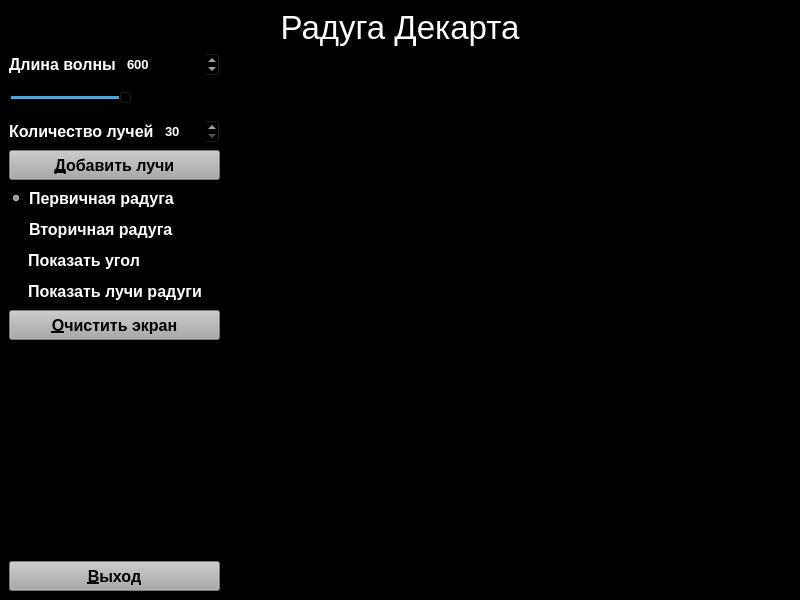
<?xml version="1.0" encoding="UTF-8"?>
<ui version="4.0">
 <class>Form2</class>
 <widget class="QMainWindow" name="Form2">
  <property name="geometry">
   <rect>
    <x>0</x>
    <y>0</y>
    <width>800</width>
    <height>600</height>
   </rect>
  </property>
  <property name="font">
   <font>
    <pointsize>10</pointsize>
   </font>
  </property>
  <property name="windowTitle">
   <string>MainWindow</string>
  </property>
  <property name="styleSheet">
   <string notr="true">background-color: rgb(0, 0, 0);</string>
  </property>
  <widget class="QWidget" name="centralwidget">
   <layout class="QVBoxLayout" name="verticalLayout_2">
    <item>
     <widget class="QLabel" name="label_3">
      <property name="sizePolicy">
       <sizepolicy hsizetype="Expanding" vsizetype="Preferred">
        <horstretch>0</horstretch>
        <verstretch>0</verstretch>
       </sizepolicy>
      </property>
      <property name="font">
       <font>
        <pointsize>25</pointsize>
       </font>
      </property>
      <property name="styleSheet">
       <string notr="true">color: rgb(255, 255, 255);</string>
      </property>
      <property name="text">
       <string>Радуга Декарта</string>
      </property>
      <property name="alignment">
       <set>Qt::AlignCenter</set>
      </property>
     </widget>
    </item>
    <item>
     <layout class="QHBoxLayout" name="horizontalLayout_3">
      <item>
       <layout class="QVBoxLayout" name="verticalLayout">
        <item>
         <layout class="QHBoxLayout" name="horizontalLayout_2">
          <item>
           <widget class="QLabel" name="label">
            <property name="font">
             <font>
              <pointsize>12</pointsize>
              <weight>75</weight>
              <bold>true</bold>
             </font>
            </property>
            <property name="styleSheet">
             <string notr="true">color: rgb(255, 255, 255);</string>
            </property>
            <property name="text">
             <string>Длина волны</string>
            </property>
           </widget>
          </item>
          <item>
           <widget class="QSpinBox" name="spin1">
            <property name="minimumSize">
             <size>
              <width>0</width>
              <height>25</height>
             </size>
            </property>
            <property name="font">
             <font>
              <pointsize>10</pointsize>
              <weight>75</weight>
              <bold>true</bold>
             </font>
            </property>
            <property name="styleSheet">
             <string notr="true">color: rgb(255, 255, 255);</string>
            </property>
            <property name="minimum">
             <number>400</number>
            </property>
            <property name="maximum">
             <number>760</number>
            </property>
            <property name="value">
             <number>600</number>
            </property>
           </widget>
          </item>
         </layout>
        </item>
        <item>
         <widget class="QSlider" name="slider1">
          <property name="sizePolicy">
           <sizepolicy hsizetype="Minimum" vsizetype="Fixed">
            <horstretch>0</horstretch>
            <verstretch>0</verstretch>
           </sizepolicy>
          </property>
          <property name="minimumSize">
           <size>
            <width>0</width>
            <height>30</height>
           </size>
          </property>
          <property name="baseSize">
           <size>
            <width>0</width>
            <height>0</height>
           </size>
          </property>
          <property name="font">
           <font>
            <pointsize>8</pointsize>
           </font>
          </property>
          <property name="minimum">
           <number>400</number>
          </property>
          <property name="maximum">
           <number>760</number>
          </property>
          <property name="value">
           <number>600</number>
          </property>
          <property name="orientation">
           <enum>Qt::Horizontal</enum>
          </property>
         </widget>
        </item>
        <item>
         <layout class="QHBoxLayout" name="horizontalLayout">
          <item>
           <widget class="QLabel" name="label_2">
            <property name="font">
             <font>
              <pointsize>12</pointsize>
              <weight>75</weight>
              <bold>true</bold>
             </font>
            </property>
            <property name="styleSheet">
             <string notr="true">color: rgb(255, 255, 255);</string>
            </property>
            <property name="text">
             <string>Количество лучей</string>
            </property>
           </widget>
          </item>
          <item>
           <widget class="QSpinBox" name="spin2">
            <property name="sizePolicy">
             <sizepolicy hsizetype="Fixed" vsizetype="Fixed">
              <horstretch>0</horstretch>
              <verstretch>0</verstretch>
             </sizepolicy>
            </property>
            <property name="minimumSize">
             <size>
              <width>60</width>
              <height>25</height>
             </size>
            </property>
            <property name="font">
             <font>
              <pointsize>10</pointsize>
              <weight>75</weight>
              <bold>true</bold>
             </font>
            </property>
            <property name="styleSheet">
             <string notr="true">color: rgb(255, 255, 255);</string>
            </property>
            <property name="minimum">
             <number>30</number>
            </property>
            <property name="value">
             <number>30</number>
            </property>
           </widget>
          </item>
         </layout>
        </item>
        <item>
         <widget class="QPushButton" name="pushButton_2">
          <property name="minimumSize">
           <size>
            <width>0</width>
            <height>30</height>
           </size>
          </property>
          <property name="font">
           <font>
            <pointsize>12</pointsize>
            <weight>75</weight>
            <bold>true</bold>
           </font>
          </property>
          <property name="styleSheet">
           <string notr="true">background-color: rgb(170,170,170);</string>
          </property>
          <property name="text">
           <string>&amp;Добавить лучи</string>
          </property>
         </widget>
        </item>
        <item>
         <widget class="QRadioButton" name="radioButton">
          <property name="font">
           <font>
            <pointsize>12</pointsize>
            <weight>75</weight>
            <bold>true</bold>
           </font>
          </property>
          <property name="styleSheet">
           <string notr="true">color: rgb(255, 255, 255);</string>
          </property>
          <property name="text">
           <string>Первичная радуга</string>
          </property>
          <property name="checked">
           <bool>true</bool>
          </property>
         </widget>
        </item>
        <item>
         <widget class="QRadioButton" name="radioButton_2">
          <property name="font">
           <font>
            <pointsize>12</pointsize>
            <weight>75</weight>
            <bold>true</bold>
           </font>
          </property>
          <property name="styleSheet">
           <string notr="true">color: rgb(255, 255, 255);</string>
          </property>
          <property name="text">
           <string>Вторичная радуга</string>
          </property>
         </widget>
        </item>
        <item>
         <widget class="QCheckBox" name="checkBox">
          <property name="font">
           <font>
            <pointsize>12</pointsize>
            <weight>75</weight>
            <bold>true</bold>
           </font>
          </property>
          <property name="styleSheet">
           <string notr="true">color: rgb(255, 255, 255);</string>
          </property>
          <property name="text">
           <string>Показать угол</string>
          </property>
         </widget>
        </item>
        <item>
         <widget class="QCheckBox" name="checkBox_2">
          <property name="font">
           <font>
            <pointsize>12</pointsize>
            <weight>75</weight>
            <bold>true</bold>
           </font>
          </property>
          <property name="styleSheet">
           <string notr="true">color: rgb(255, 255, 255);</string>
          </property>
          <property name="text">
           <string>Показать лучи радуги</string>
          </property>
         </widget>
        </item>
        <item>
         <widget class="QPushButton" name="pushButton_3">
          <property name="minimumSize">
           <size>
            <width>0</width>
            <height>30</height>
           </size>
          </property>
          <property name="font">
           <font>
            <pointsize>12</pointsize>
            <weight>75</weight>
            <bold>true</bold>
           </font>
          </property>
          <property name="styleSheet">
           <string notr="true">background-color: rgb(170,170,170);</string>
          </property>
          <property name="text">
           <string>&amp;Очистить экран</string>
          </property>
         </widget>
        </item>
        <item>
         <spacer name="verticalSpacer">
          <property name="orientation">
           <enum>Qt::Vertical</enum>
          </property>
          <property name="sizeHint" stdset="0">
           <size>
            <width>20</width>
            <height>40</height>
           </size>
          </property>
         </spacer>
        </item>
        <item>
         <widget class="QPushButton" name="pushButton">
          <property name="minimumSize">
           <size>
            <width>0</width>
            <height>30</height>
           </size>
          </property>
          <property name="font">
           <font>
            <pointsize>12</pointsize>
            <weight>75</weight>
            <bold>true</bold>
           </font>
          </property>
          <property name="styleSheet">
           <string notr="true">background-color: rgb(170,170,170);</string>
          </property>
          <property name="text">
           <string>&amp;Выход</string>
          </property>
         </widget>
        </item>
       </layout>
      </item>
      <item>
       <widget class="GLWidget" name="widget" native="true">
        <property name="sizePolicy">
         <sizepolicy hsizetype="Expanding" vsizetype="Expanding">
          <horstretch>0</horstretch>
          <verstretch>0</verstretch>
         </sizepolicy>
        </property>
       </widget>
      </item>
     </layout>
    </item>
   </layout>
  </widget>
 </widget>
 <customwidgets>
  <customwidget>
   <class>GLWidget</class>
   <extends>QWidget</extends>
   <header>glwidget.h</header>
   <container>1</container>
  </customwidget>
 </customwidgets>
 <resources/>
 <connections>
  <connection>
   <sender>pushButton</sender>
   <signal>clicked()</signal>
   <receiver>Form2</receiver>
   <slot>close()</slot>
   <hints>
    <hint type="sourcelabel">
     <x>15</x>
     <y>74</y>
    </hint>
    <hint type="destinationlabel">
     <x>18</x>
     <y>304</y>
    </hint>
   </hints>
  </connection>
  <connection>
   <sender>radioButton</sender>
   <signal>clicked()</signal>
   <receiver>Form2</receiver>
   <slot>radio1()</slot>
   <hints>
    <hint type="sourcelabel">
     <x>26</x>
     <y>242</y>
    </hint>
    <hint type="destinationlabel">
     <x>38</x>
     <y>331</y>
    </hint>
   </hints>
  </connection>
  <connection>
   <sender>radioButton_2</sender>
   <signal>clicked()</signal>
   <receiver>Form2</receiver>
   <slot>radio2()</slot>
   <hints>
    <hint type="sourcelabel">
     <x>43</x>
     <y>272</y>
    </hint>
    <hint type="destinationlabel">
     <x>65</x>
     <y>360</y>
    </hint>
   </hints>
  </connection>
  <connection>
   <sender>checkBox</sender>
   <signal>clicked()</signal>
   <receiver>Form2</receiver>
   <slot>show_angle()</slot>
   <hints>
    <hint type="sourcelabel">
     <x>87</x>
     <y>305</y>
    </hint>
    <hint type="destinationlabel">
     <x>86</x>
     <y>390</y>
    </hint>
   </hints>
  </connection>
  <connection>
   <sender>checkBox_2</sender>
   <signal>clicked()</signal>
   <receiver>Form2</receiver>
   <slot>show_brbeams()</slot>
   <hints>
    <hint type="sourcelabel">
     <x>129</x>
     <y>328</y>
    </hint>
    <hint type="destinationlabel">
     <x>129</x>
     <y>391</y>
    </hint>
   </hints>
  </connection>
  <connection>
   <sender>pushButton_3</sender>
   <signal>clicked()</signal>
   <receiver>Form2</receiver>
   <slot>clearscr()</slot>
   <hints>
    <hint type="sourcelabel">
     <x>107</x>
     <y>364</y>
    </hint>
    <hint type="destinationlabel">
     <x>115</x>
     <y>321</y>
    </hint>
   </hints>
  </connection>
  <connection>
   <sender>slider1</sender>
   <signal>sliderMoved(int)</signal>
   <receiver>Form2</receiver>
   <slot>wave_slider_d(int)</slot>
   <hints>
    <hint type="sourcelabel">
     <x>174</x>
     <y>127</y>
    </hint>
    <hint type="destinationlabel">
     <x>32</x>
     <y>476</y>
    </hint>
   </hints>
  </connection>
  <connection>
   <sender>spin1</sender>
   <signal>valueChanged(int)</signal>
   <receiver>Form2</receiver>
   <slot>wave_spin_d(int)</slot>
   <hints>
    <hint type="sourcelabel">
     <x>155</x>
     <y>96</y>
    </hint>
    <hint type="destinationlabel">
     <x>58</x>
     <y>499</y>
    </hint>
   </hints>
  </connection>
  <connection>
   <sender>pushButton_2</sender>
   <signal>clicked()</signal>
   <receiver>Form2</receiver>
   <slot>add_beams()</slot>
   <hints>
    <hint type="sourcelabel">
     <x>104</x>
     <y>210</y>
    </hint>
    <hint type="destinationlabel">
     <x>88</x>
     <y>436</y>
    </hint>
   </hints>
  </connection>
  <connection>
   <sender>spin2</sender>
   <signal>valueChanged(int)</signal>
   <receiver>Form2</receiver>
   <slot>m2beams_change(int)</slot>
   <hints>
    <hint type="sourcelabel">
     <x>197</x>
     <y>169</y>
    </hint>
    <hint type="destinationlabel">
     <x>133</x>
     <y>489</y>
    </hint>
   </hints>
  </connection>
 </connections>
 <slots>
  <slot>radio1()</slot>
  <slot>radio2()</slot>
  <slot>show_angle()</slot>
  <slot>show_brbeams()</slot>
  <slot>add_beams()</slot>
  <slot>clearscr()</slot>
  <slot>wave_spin_d(int)</slot>
  <slot>wave_slider_d(int)</slot>
  <slot>m2beams_change(int)</slot>
 </slots>
</ui>
